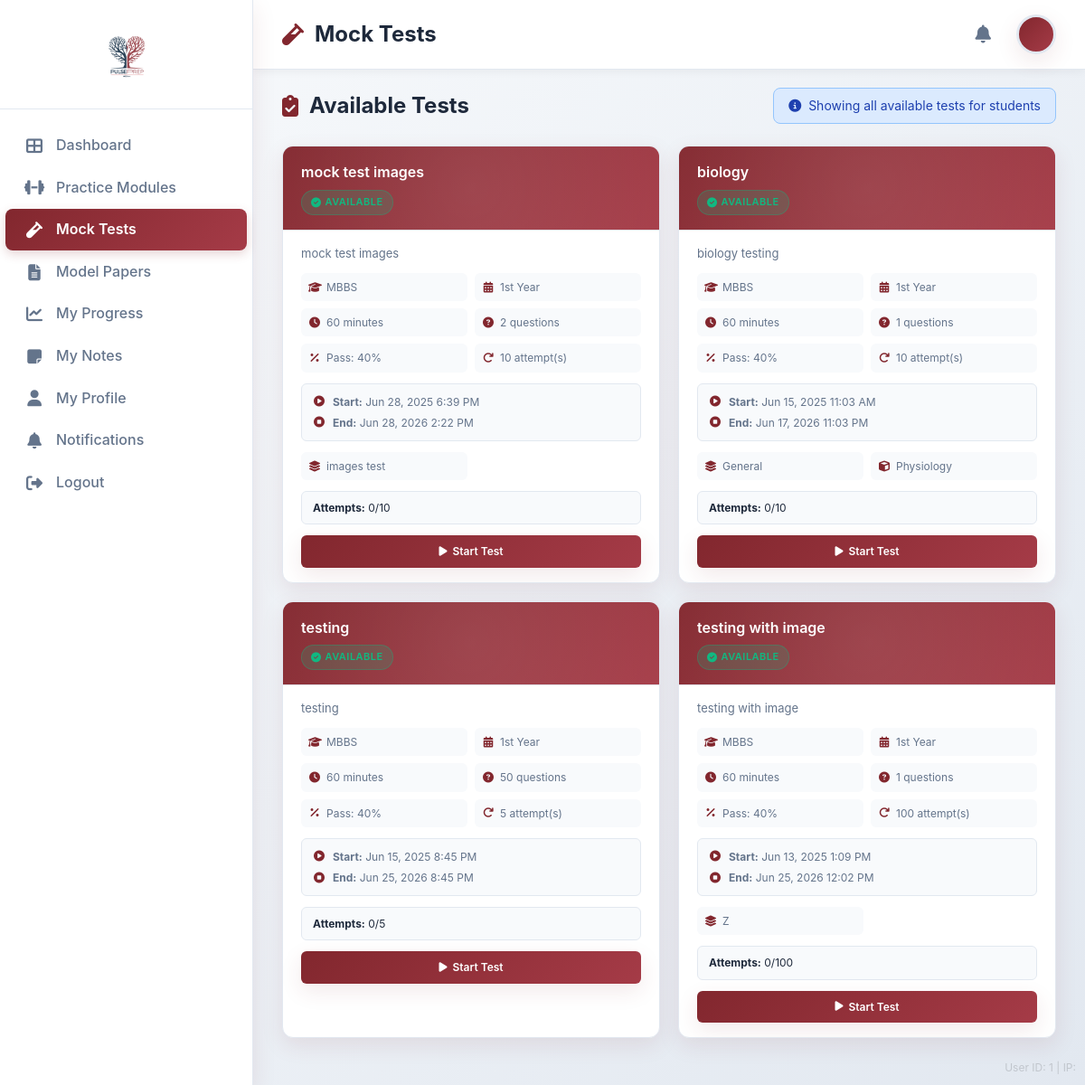
/mocktest/student/ (signed in), run on the app's committed database.
### user_management/models.py (models this page shows, shortened)
class CustomUser(AbstractUser):
    APPROVAL_STATUS = (
        ('pending', 'Pending Approval'),
        ('approved', 'Approved'),
        ('rejected', 'Rejected'),
    )
    DEGREE_CHOICES = (
        ('MBBS', 'MBBS'),
        ('BDS', 'BDS'),
    )
    YEAR_CHOICES = (
        (1, 'First Year'),
        (2, 'Second Year'),
        (3, 'Third Year'),
        (4, 'Fourth Year'),
        (5, 'Fifth Year'),
    )
    email = models.EmailField(unique=True)
    is_admin = models.BooleanField(default=False)
    approval_status = models.CharField(max_length=20, choices=APPROVAL_STATUS, default='pending')
    degree = models.CharField(max_length=10, choices=DEGREE_CHOICES, blank=True, null=True)
    year = models.IntegerField(choices=YEAR_CHOICES, blank=True, null=True)
    last_active = models.DateTimeField(blank=True, null=True)
    current_session_key = models.CharField(max_length=40, blank=True, null=True)
    terms_accepted = models.BooleanField(default=False)
    profile_image = models.ImageField(upload_to='profile_images/', blank=True, null=True)
    payment_slip = models.ImageField(upload_to='payment_slips/', blank=True, null=True)
    voucher_reference = models.CharField(
        max_length=50,
        blank=True,
        null=True,
        help_text="Optional voucher code or reference number"
    )
    email_verified = models.BooleanField(default=False)
    activation_token = models.CharField(max_length=100, blank=True, null=True)
    activation_sent_at = models.DateTimeField(blank=True, null=True)
    activated_at = models.DateTimeField(blank=True, null=True)
    is_account_activated = models.BooleanField(default=False)  # Final activation status
    USERNAME_FIELD = 'email'
    REQUIRED_FIELDS = ['username']

### mocktest/models.py (models this page shows, shortened)
class MockTest(models.Model):
    STATUS_CHOICES = [
        ('draft', 'Draft'),
        ('scheduled', 'Scheduled'),
        ('live', 'Live'),
        ('completed', 'Completed'),
    ]
    SELECTION_TYPE_CHOICES = [
        ('random', 'Random Selection'),
        ('manual', 'Manual Selection'),
    ]
    title = models.CharField(max_length=200)
    description = models.TextField(blank=True)
    degree = models.CharField(max_length=4, choices=Question.DEGREE_CHOICES, blank=True)
    year = models.CharField(max_length=3, choices=Question.YEAR_CHOICES, blank=True)
    block = models.CharField(max_length=100, blank=True)
    module = models.CharField(max_length=100, blank=True)
    subject = models.CharField(max_length=100, blank=True)
    topic = models.CharField(max_length=100, blank=True)
    duration_minutes = models.IntegerField(default=60)
    total_questions = models.IntegerField(default=50)
    passing_percentage = models.IntegerField(default=40)
    max_attempts = models.IntegerField(default=1)
    selection_type = models.CharField(max_length=10, choices=SELECTION_TYPE_CHOICES, default='random')
    easy_percentage = models.IntegerField(default=30)  # For random selection
    medium_percentage = models.IntegerField(default=50)
    hard_percentage = models.IntegerField(default=20)
    randomize_questions = models.BooleanField(default=True)
    randomize_options = models.BooleanField(default=True)
    show_explanations = models.BooleanField(default=True)
    start_datetime = models.DateTimeField()
    end_datetime = models.DateTimeField()
    status = models.CharField(max_length=10, choices=STATUS_CHOICES, default='draft')
    created_by = models.ForeignKey(settings.AUTH_USER_MODEL, on_delete=models.CASCADE, related_name='created_tests')
    created_at = models.DateTimeField(auto_now_add=True)
    updated_at = models.DateTimeField(auto_now=True)
    questions = models.ManyToManyField(Question, through='TestQuestion')
    class Meta:
        ordering = ['-created_at']

### mocktest/views.py (the view, shortened to what this page needs)
# urls.py: path('student/', views.student_mock_tests, name='student_mock_tests'),
@content_access_required
def student_mock_tests(request):
    user = request.user
    now = timezone.now()
    all_tests_for_update = MockTest.objects.all()
    for test in all_tests_for_update:
        if test.status == 'scheduled' and now >= test.start_datetime:
            test.status = 'live'
            test.save()
        elif test.status == 'live' and now > test.end_datetime:
            test.status = 'completed'
            test.save()
    tests = MockTest.objects.filter(status='live')
    tests = apply_user_access_filter(tests, request.user)
    user_attempts = TestAttempt.objects.filter(student=user).values('mock_test_id', 'status').order_by('-started_at')
    attempt_status = {}
    attempt_count = {}
    for test in tests:
        test.user_attempts = attempt_count.get(test.id, 0)
        test.can_attempt = test.user_attempts < test.max_attempts
        test.attempt_status = attempt_status.get(test.id, 'not_started')
    upcoming_tests = MockTest.objects.filter(
        start_datetime__gt=now
            ).order_by('start_datetime')
    upcoming_tests = apply_user_access_filter(upcoming_tests, request.user)[:5]
    context = {
        'active_tests': tests,
        'upcoming_tests': upcoming_tests,
        'user': user,
        'user_access': get_user_access_info(user),
    }
    return render(request, 'mocktest/student_mock_tests.html', context)

### templates/mocktest/student_mock_tests.html (shortened to what this page needs)
{% load static %}
{% include 'includes/security_protection.html' %}
<!DOCTYPE html>
<html lang="en">
<head>
    <link rel="stylesheet" href="https://cdnjs.cloudflare.com/ajax/libs/font-awesome/6.4.0/css/all.min.css">
</head>
<body>
    <div class="dashboard-container">
        <aside class="sidebar" id="sidebar">
            <div class="logo-container">
                <img src="{% static 'images/Logo.png' %}" alt="PulsePrep Logo" class="logo" />
            </div>
            <nav class="nav-menu">
                <a href="{% url 'student_dashboard' %}" class="nav-item">
                    <i class="fas fa-th-large"></i>
                    <span>Dashboard</span>
                </a>
                <a href="{% url 'student_practice_modules' %}" class="nav-item">
                    <i class="fas fa-dumbbell"></i>
                    <span>Practice Modules</span>
                </a>
                <a href="{% url 'student_mock_tests' %}" class="nav-item active">
                    <i class="fas fa-vial"></i>
                    <span>Mock Tests</span>
                </a>
                <a href="{% url 'student_model_papers' %}" class="nav-item">
                    <i class="fas fa-file-alt"></i>
                    <span>Model Papers</span>
                </a>
                <a href="{% url 'unified_progress' %}" class="nav-item">
                    <i class="fas fa-chart-line"></i>
                    <span>My Progress</span>
                </a>
                <a href="{% url 'notes_dashboard' %}" class="nav-item">
                    <i class="fas fa-sticky-note"></i>
                    <span>My Notes</span>
                </a>
                <a href="{% url 'my_profile' %}" class="nav-item">
                    <i class="fas fa-user"></i>
                    <span>My Profile</span>
                </a>
                <a href="{% url 'student_notifications' %}" class="nav-item">
                    <i class="fas fa-bell"></i>
                    <span>Notifications</span>
                </a>
                <a href="{% url 'logout' %}" class="nav-item">
                    <i class="fas fa-sign-out-alt"></i>
                    <span>Logout</span>
                </a>
            </nav>
        </aside>
        <main class="main-content">
            <header class="header">
                <div class="header-left">
                    <h1><i class="fas fa-vial"></i> Mock Tests</h1>
                </div>
                <div class="user-menu">
                    <a href="{% url 'student_notifications' %}">
                        <i class="fas fa-bell"></i>
                    </a>
                    <div class="avatar">
                    </div>
                </div>
            </header>
            <div class="dashboard-content">
                <section>
                    <div class="section-header">
                        <h2 class="section-title">
                            <i class="fas fa-clipboard-check"></i>
                            Available Tests
                        </h2>
                        <div class="info-banner">
                            <i class="fas fa-info-circle"></i>
                            <span>Showing all available tests for students</span>
                        </div>
                    </div>
                    {% if active_tests %}
                        <div class="test-grid">
                            {% for test in active_tests %}
                                <div class="test-card">
                                    <div class="test-card-header">
                                        <h3 class="test-title">{{ test.title }}</h3>
                                        {% if test.can_attempt %}
                                            <span class="test-status status-available">
                                                <i class="fas fa-check-circle"></i> Available
                                            </span>
                                        {% else %}
                                            <span class="test-status status-completed">
                                                <i class="fas fa-times-circle"></i> Max Attempts Reached
                                            </span>
                                        {% endif %}
                                    </div>
                                    <div class="test-card-body">
                                        {% if test.description %}
                                            <p class="test-description">{{ test.description }}</p>
                                        {% endif %}
                                        <div class="meta-grid">
                                            {% if test.degree %}
                                                <div class="meta-item">
                                                    <i class="fas fa-graduation-cap"></i>
                                                    <span>{{ test.get_degree_display }}</span>
                                                </div>
                                            {% endif %}
                                            {% if test.year %}
                                                <div class="meta-item">
                                                    <i class="fas fa-calendar-alt"></i>
                                                    <span>{{ test.get_year_display }} Year</span>
                                                </div>
                                            {% endif %}
                                            <div class="meta-item">
                                                <i class="fas fa-clock"></i>
                                                <span>{{ test.duration_minutes }} minutes</span>
                                            </div>
                                            <div class="meta-item">
                                                <i class="fas fa-question-circle"></i>
                                                <span>{{ test.total_questions }} questions</span>
                                            </div>
                                            <div class="meta-item">
                                                <i class="fas fa-percentage"></i>
                                                <span>Pass: {{ test.passing_percentage }}%</span>
                                            </div>
                                            <div class="meta-item">
                                                <i class="fas fa-redo"></i>
                                                <span>{{ test.max_attempts }} attempt(s)</span>
                                            </div>
                                        </div>
                                        <div class="schedule-container">
                                            <div class="schedule-item">
                                                <i class="fas fa-play-circle"></i>
                                                <span><strong>Start:</strong> {{ test.start_datetime|date:"M d, Y g:i A" }}</span>
                                            </div>
                                            <div class="schedule-item">
                                                <i class="fas fa-stop-circle"></i>
                                                <span><strong>End:</strong> {{ test.end_datetime|date:"M d, Y g:i A" }}</span>
                                            </div>
                                        </div>
                                        {% if test.block or test.module or test.subject %}
                                            <div class="meta-grid">
                                                {% if test.block %}
                                                    <div class="meta-item">
                                                        <i class="fas fa-layer-group"></i>
                                                        <span>{{ test.block }}</span>
                                                    </div>
                                                {% endif %}
                                                {% if test.module %}
                                                    <div class="meta-item">
                                                        <i class="fas fa-cube"></i>
                                                        <span>{{ test.module }}</span>
                                                    </div>
                                                {% endif %}
                                            </div>
                                        {% endif %}
                                        <div class="attempt-info">
                                            <span><strong>Attempts:</strong> {{ test.user_attempts }}/{{ test.max_attempts }}</span>
                                        </div>
                                        <div class="test-actions">
                                            {% if test.can_attempt %}
                                                <a href="{% url 'take_test' test.id %}" class="btn btn-primary">
                                                    <i class="fas fa-play"></i>
                                                    {% if test.user_attempts > 0 %}Retake Test{% else %}Start Test{% endif %}
                                                </a>
                                            {% else %}
                                                <button class="btn btn-primary" disabled>
                                                    <i class="fas fa-ban"></i> No Attempts Left
                                                </button>
                                            {% endif %}
                                        </div>
                                    </div>
                                </div>
                            {% endfor %}
                        </div>
                    {% else %}
                        <div class="empty-state">
                            <i class="fas fa-clipboard-list"></i>
                            <h3>No Active Tests</h3>
                            <p>There are no tests available at the moment. Check back later!</p>
                        </div>
                    {% endif %}
                </section>
            </div>
        </main>
    </div>
</body>
</html>

### templates/includes/security_protection.html (shortened to what this page needs)
<div id="watermark">
    User ID: {{ user.id }} | IP: {{ user.ip }}
</div>

### data on the page
CustomUser: id "1"
MockTest: title "mock test images", shows "AVAILABLE", description "mock test images", degree "MBBS", year "1st", duration_minutes "60", total_questions "2", passing_percentage "40", max_attempts "10", start_datetime "Jun 28, 2025 6:39 PM", end_datetime "Jun 28, 2026 2:22 PM", block "images test", user_attempts "0", shows "Start Test"
MockTest: title "biology", shows "AVAILABLE", description "biology testing", degree "MBBS", year "1st", duration_minutes "60", total_questions "1", passing_percentage "40", max_attempts "10", start_datetime "Jun 15, 2025 11:03 AM", end_datetime "Jun 17, 2026 11:03 PM", block "General", module "Physiology", user_attempts "0", shows "Start Test"
MockTest: title "testing", shows "AVAILABLE", description "testing", degree "MBBS", year "1st", duration_minutes "60", total_questions "50", passing_percentage "40", max_attempts "5", start_datetime "Jun 15, 2025 8:45 PM", end_datetime "Jun 25, 2026 8:45 PM", user_attempts "0", shows "Start Test"
MockTest: title "testing with image", shows "AVAILABLE", description "testing with image", degree "MBBS", year "1st", duration_minutes "60", total_questions "1", passing_percentage "40", max_attempts "100", start_datetime "Jun 13, 2025 1:09 PM", end_datetime "Jun 25, 2026 12:02 PM", block "Z", user_attempts "0", shows "Start Test"
